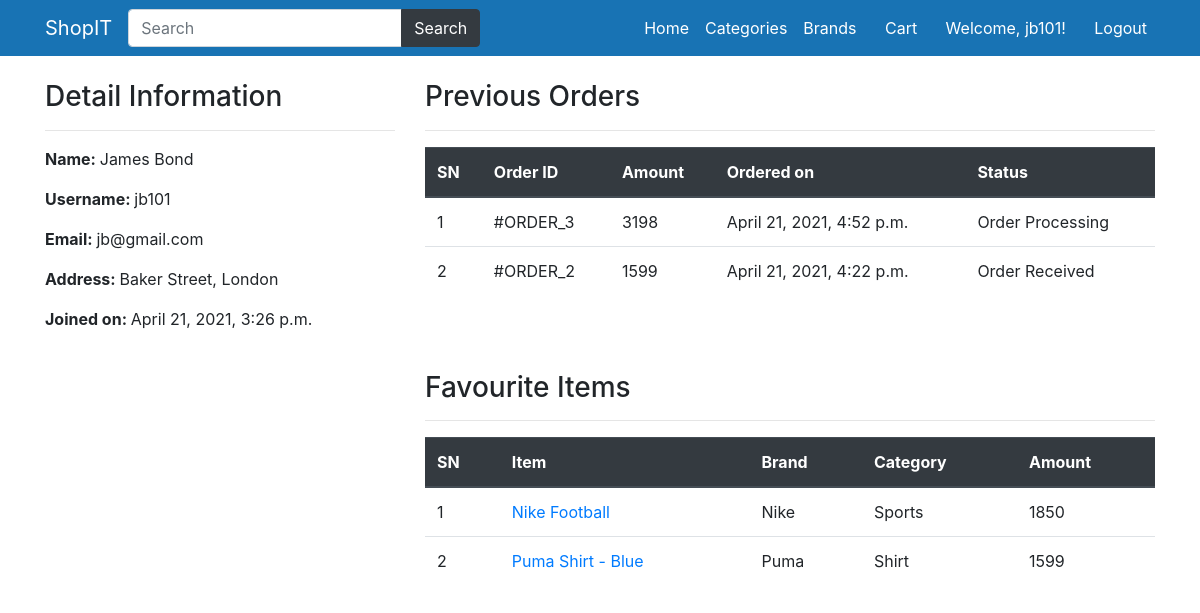
Page /profile-1 (signed in) on the earlier database version.
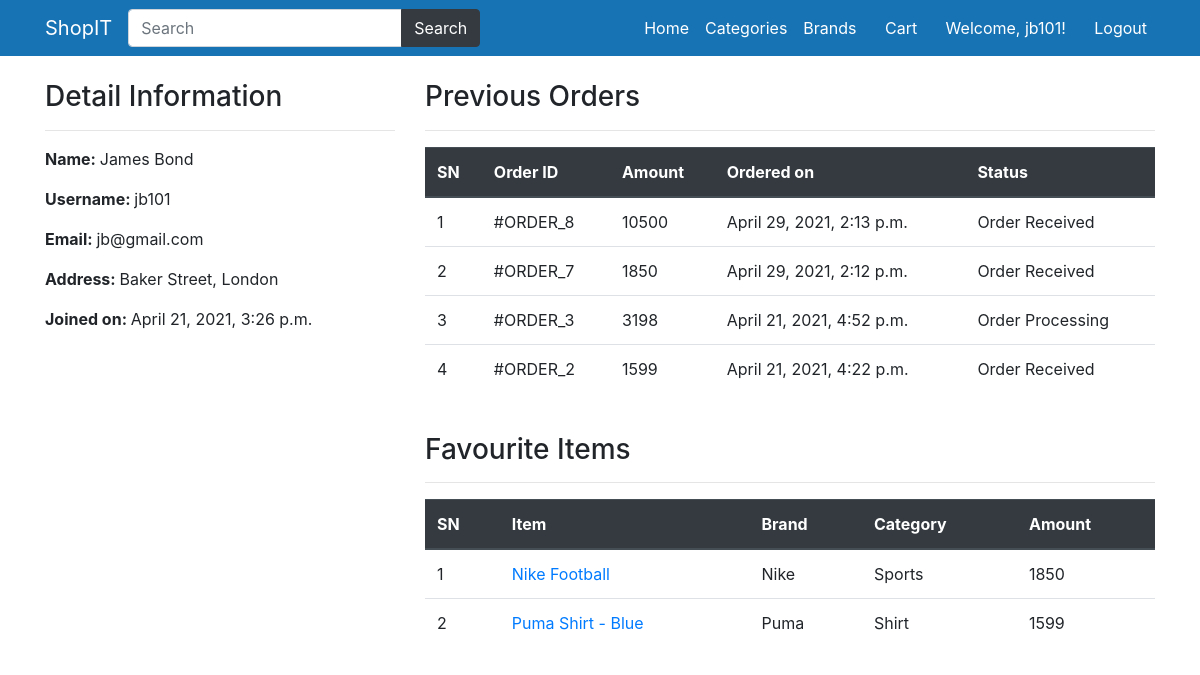
Same page on the later database version.
### main/models.py (models this page shows, shortened)
class Order(models.Model):
    cart = models.OneToOneField(Cart, on_delete=models.CASCADE)
    ordered_by = models.CharField(max_length=200)
    shipping_address = models.CharField(max_length=200)
    mobile = models.CharField(max_length=10)
    email = models.EmailField(null=True, blank=True)
    subtotal = models.PositiveIntegerField()
    discount = models.PositiveIntegerField()
    total = models.PositiveIntegerField()
    order_status = models.CharField(max_length=50, choices=ORDER_STATUS)
    created_at = models.DateTimeField(auto_now_add=True)
    payment_method = models.CharField(max_length=20, choices=METHOD, default="Cash On Delivery")
    payment_completed = models.BooleanField(default=False)

class Product(models.Model):
    title = models.CharField(max_length=200)
    slug = models.CharField(max_length=400)
    details = models.TextField()
    specs = models.TextField()
    category = models.ForeignKey(Category, on_delete=models.CASCADE)
    brand = models.ForeignKey(Brand, on_delete=models.CASCADE)
    status = models.BooleanField(default=True)
    price = models.PositiveIntegerField(null=True)
    is_featured = models.BooleanField(default=False)
    favorite = models.ManyToManyField(Customer, blank=True)
    class Meta:
        verbose_name_plural = '6. Products'

class Brand(models.Model):
    title = models.CharField(max_length=100)
    image = models.ImageField(upload_to="brand_imgs/")
    class Meta:
        verbose_name_plural = '3. Brands'
    def __str__(self):
        return self.title

class Category(models.Model):
    title = models.CharField(max_length=100)
    image = models.ImageField(upload_to="cat_imgs/")
    class Meta:
        verbose_name_plural = '2. Categories'
    def __str__(self):
        return self.title

### main/views.py (the view)
# urls.py: path("profile-<int:id>", CustomerProfileView.as_view(), name="customerprofile"),
class CustomerProfileView(TemplateView):
    template_name = "customerprofile.html"
    def dispatch(self, request, *args, **kwargs):
        if request.user.is_authenticated and Customer.objects.filter(user=request.user).exists():
            pass
        else:
            return redirect("/login/?next=/profile/")
        return super().dispatch(request, *args, **kwargs)
    def get_context_data(self, **kwargs):
        context = super().get_context_data(**kwargs)
        customer = self.request.user.customer
        context['customer'] = customer
        orders = Order.objects.filter(cart__customer=customer).order_by("-id")
        context["orders"] = orders
        favorites = Product.objects.filter(favorite=customer)
        context["favorites"] = favorites
        return context

### main/template_context.py (called while the page is built)
def get_filters(request):
	cats=Product.objects.distinct().values('category__title','category__id')
	brands=Product.objects.distinct().values('brand__title','brand__id')
	colors=ProductAttribute.objects.distinct().values('color__title','color__id','color__color_code')
	sizes=ProductAttribute.objects.distinct().values('size__title','size__id')
	data={
		'cats':cats,
		'brands':brands,
		'colors':colors,
		'sizes':sizes,
	}
	return data

### main/templates/customerprofile.html (shortened to what this page needs)
{% extends 'base.html' %}
{% block content %}
<div class="container">
    <div class="row">
        <div class="col-md-4">
            <br/>
            <h3>Detail Information</h3><hr>
            <p><span class="font-weight-bold">Name: </span> {{customer.full_name}}</p>
            <p><span class="font-weight-bold">Username: </span> {{customer.user.username}}</p>
            <p><span class="font-weight-bold">Email: </span> {{customer.user.email}}</p>
            <p><span class="font-weight-bold">Address: </span> {{customer.address}}</p>
            <p><span class="font-weight-bold">Joined on: </span> {{customer.joined_on}}</p>
        </div>
        <div class="col-md-8">
            <br />
            <h3>Previous Orders</h3>
            <hr>
            <table class="table table-hover">
                <thead class="thead-dark">
                    <tr>
                        <th>SN</th>
                        <th>Order ID</th>
                        <th>Amount</th>
                        <th>Ordered on</th>
                        <th>Status</th>
                    </tr>
                </thead>
                <tbody>
                    {% for ord in orders %}
                    <tr>
                        <td>{{forloop.counter}}</td>
                        <td>#ORDER_{{ord.id}}</td>
                        <td>{{ord.total}}</td>
                        <td>{{ord.created_at}}</td>
                        <td>{{ord.order_status}}</td>
                    </tr>
                    {% endfor %}
                </tbody>
            </table>
        </div>
        <div class="col-md-4"></div>
        <div class="col-md-8">
            <br />
            <h3>Favourite Items</h3>
            <hr>
            <table class="table table-hover">
                <thead class="thead-dark">
                    <tr>
                        <th>SN</th>
                        <th>Item</th>
                        <th>Brand</th>
                        <th>Category</th>
                        <th>Amount</th>
                    </tr>
                </thead>
                <tbody>
                    {% for prod in favorites %}
                    <tr>
                        <td>{{forloop.counter}}</td>
                        <td><a href="/product/{{prod.slug}}/{{prod.id}}" target="_blank">{{prod.title}}</td></a>
                        <td>{{prod.brand}}</td>
                        <td>{{prod.category}}</td>
                        <td>{{prod.price}}</td>
                    </tr>
                    {% endfor %}
                </tbody>
            </table>
        </div>
    </div>
</div>
{% endblock %}

Differences in the rows shown:
added Order: id "8", total "10500", created_at "April 29, 2021, 2:13 p.m.", order_status "Order Received"
added Order: id "7", total "1850", created_at "April 29, 2021, 2:12 p.m.", order_status "Order Received"
